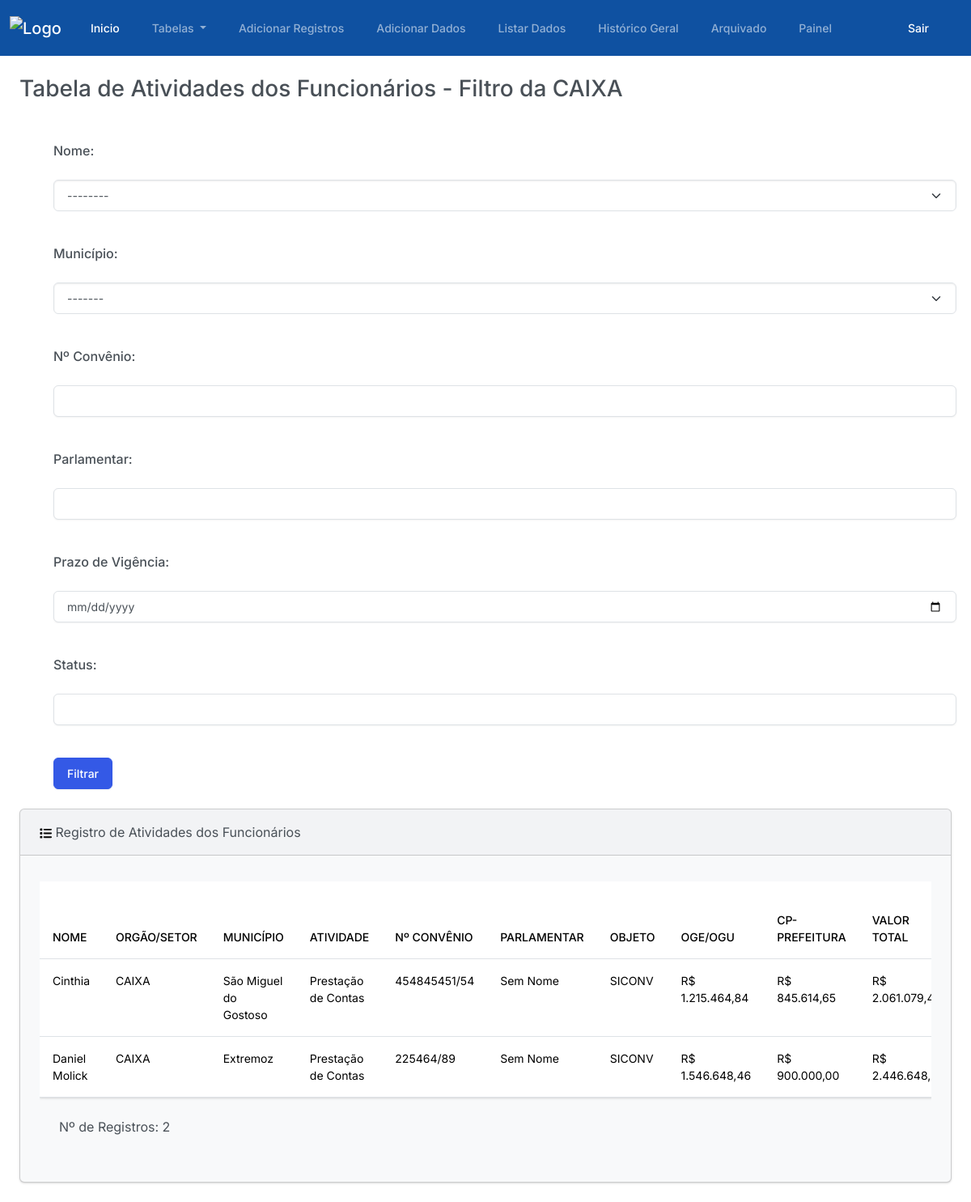
/tabela_filtrada_caixa/ (signed in), run on an earlier commit of the app's database.
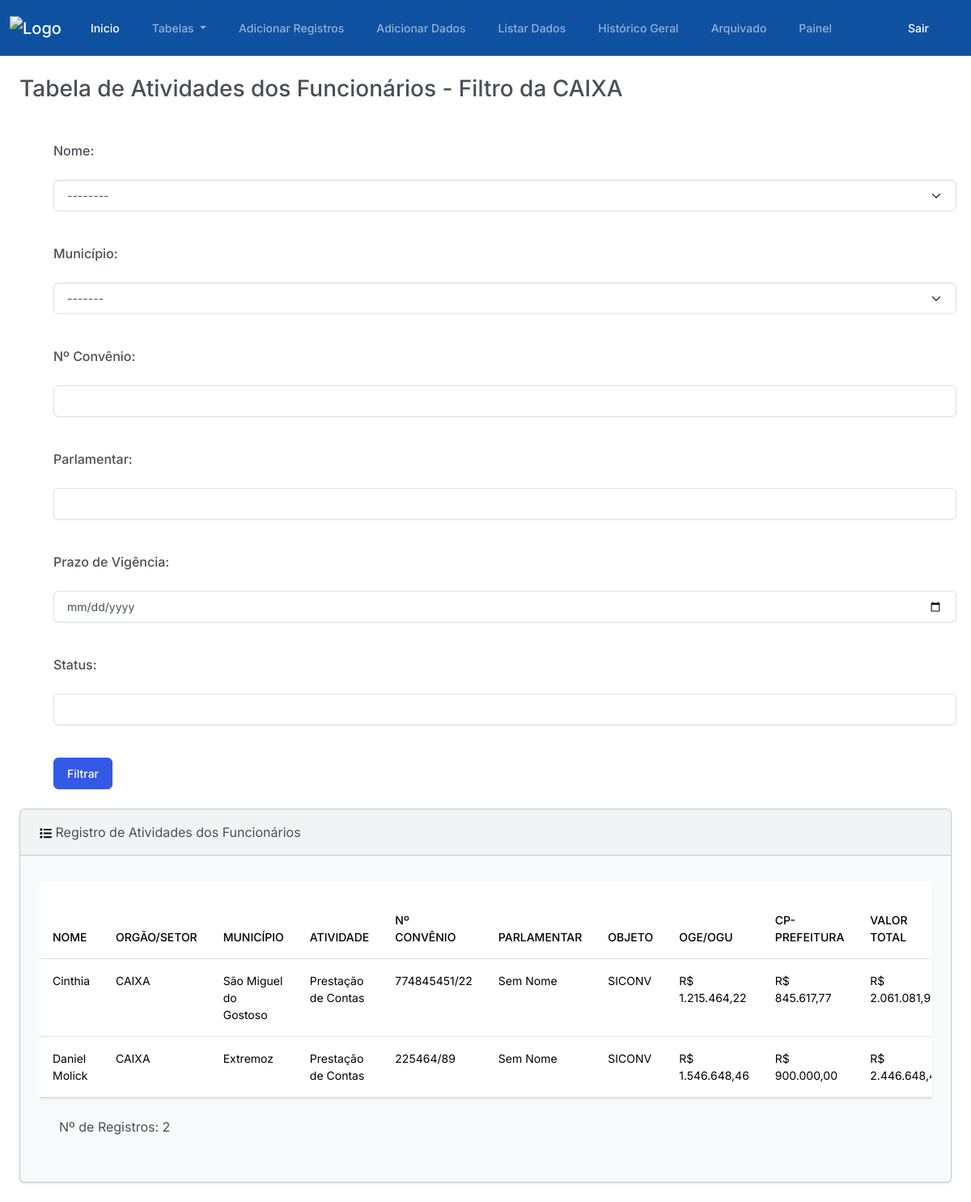
And on a later commit of the database.
### plataforma/models.py (models this page shows, shortened)
class RegistroFuncionarios(models.Model):
    class Meta:
        verbose_name_plural = "Registros da Tabela Geral"
    nome = models.ForeignKey(Nome, on_delete=models.CASCADE)
    orgao_setor = models.ForeignKey(Setor, on_delete=models.CASCADE)
    municipio = models.ForeignKey(Municipio, on_delete=models.CASCADE)
    atividade = models.ForeignKey(Atividade, on_delete=models.CASCADE)
    num_convenio = models.CharField(max_length=255)
    parlamentar = models.CharField(max_length=255)
    objeto = models.CharField(max_length=255)
    oge_ogu = models.DecimalField(max_digits=10, decimal_places=2)
    cp_prefeitura = models.DecimalField(max_digits=10, decimal_places=2)
    valor_liberado = models.DecimalField(max_digits=10, decimal_places=2, default=0)
    prazo_vigencia = models.DateField()
    situacao = models.CharField(max_length=255)
    providencia = models.CharField(max_length=255)
    status = models.CharField(max_length=20, choices=Status.choices, default=Status.NAO_INICIADO)
    data_recepcao = models.DateField()
    data_inicio = models.DateField(null=True, blank=True)
    documento_pendente = models.BooleanField(default=False)
    documento_cancelado = models.BooleanField(default=False)
    data_fim = models.DateField(null=True, blank=True)
    duracao_dias_uteis = models.IntegerField(default=0)
    def calcular_valores(self):
        valor_total = Decimal(str(self.oge_ogu)) + Decimal(str(self.cp_prefeitura))
        falta_liberar = Decimal(str(self.oge_ogu)) - Decimal(str(self.valor_liberado))
        return valor_total, falta_liberar
    def dia_trabalho_total(self):
        if not self.data_inicio or not self.data_fim:
            return 0
        if isinstance(self.data_inicio, str):
            self.data_inicio = datetime.strptime(self.data_inicio, "%Y-%m-%d").date()
        if isinstance(self.data_fim, str):
            self.data_fim = datetime.strptime(self.data_fim, "%Y-%m-%d").date()
        delta = self.data_fim - self.data_inicio
        dias_uteis = sum(1 for i in range(delta.days + 1) if (self.data_inicio + timedelta(days=i)).weekday() < 5)
        return dias_uteis

class Nome(models.Model):
    nome = models.CharField(max_length=255)

class Setor(models.Model):
    orgao_setor = models.CharField(max_length=255)

class Municipio(models.Model):
    municipio = models.CharField(max_length=255)

class Atividade(models.Model):
    atividade = models.CharField(max_length=255)

### plataforma/views.py (the view)
# urls.py: path('tabela_filtrada_caixa/', views.tabela_filtrada_caixa, name='tabela_filtrada_caixa'),
def tabela_filtrada_caixa(request):
    nomes = Nome.objects.all()
    orgaos_setores = Setor.objects.all()
    municipios = Municipio.objects.all()
    orgao_setor_caixa = Setor.objects.get(orgao_setor='CAIXA')
    nome_id = request.GET.get('nome')
    municipio_id = request.GET.get('municipio')
    num_convenio = request.GET.get('num_convenio')
    parlamentar = request.GET.get('parlamentar')
    prazo_vigencia = request.GET.get('prazo_vigencia')
    status = request.GET.get('status')
    registros_filtrados = RegistroFuncionarios.objects.filter(orgao_setor=orgao_setor_caixa)
    if nome_id:
        registros_filtrados = registros_filtrados.filter(nome__id=nome_id)
    if municipio_id:
        registros_filtrados = registros_filtrados.filter(municipio__id=municipio_id)
    if num_convenio:
        registros_filtrados = registros_filtrados.filter(num_convenio__icontains=num_convenio)
    if parlamentar:
        registros_filtrados = registros_filtrados.filter(parlamentar__icontains=parlamentar)
    if prazo_vigencia:
        registros_filtrados = registros_filtrados.filter(prazo_vigencia__icontains=prazo_vigencia)
    if status:
        registros_filtrados = registros_filtrados.filter(status__icontains=status)
    context = {
        'nomes': nomes,
        'orgaos_setores': orgaos_setores,
        'municipios': municipios,
        'registros_filtrados': registros_filtrados,
    }
    return render(request, 'tabela_filtrada_caixa.html', context)

### plataforma/templatetags/custom_filters.py (called while the page is built)
@register.filter(name='format_currency')
def format_currency(value):
    try:
        numeric_value = float(value)
        formatted_value = '{:,.2f}'.format(numeric_value)
        formatted_value = 'R$ ' + formatted_value.replace(',', 'v').replace('.', ',').replace('v', '.')
        return formatted_value
    except ValueError:
        return value

@register.filter(name='formatar_data')
def formatar_data(value):
    if isinstance(value, date):
        return value.strftime('%d/%m/%Y')
    else:
        data_obj = datetime.strptime(value, '%d de %B de %Y')
        return data_obj.strftime('%d/%m/%Y')

### plataforma/templates/tabela_filtrada_caixa.html (shortened to what the changed rows need)
{% extends "base.html" %}
{% load static %}
{% load humanize %}
{% load custom_filters %}
{% block container %}
  <div class="row">
    <div class="col-12">
      <div class="card bg-light ms-4 me-4 mb-4">
        <div class="card-body">
          <p class="card-text">
            <div class="table-container table-responsive">
              <table class='table table-hover'>
                <thead class="sticky-top">
                  <tr>
                    <th scope="col-fixed">NOME</th>
                    <th scope="col-fixed">ORGÃO/SETOR</th>
                    <th scope="col-fixed">MUNICÍPIO</th>
                    <th scope="col-fixed">ATIVIDADE</th>
                    <th scope="col-fixed">Nº CONVÊNIO</th>
                    <th scope="col-fixed">PARLAMENTAR</th>
                    <th scope="col-fixed">OBJETO</th>
                    <th scope="col-fixed">OGE/OGU</th>
                    <th scope="col-fixed">CP-PREFEITURA</th>
                    <th scope="col-fixed">VALOR TOTAL</th>
                  </tr>
                </thead>
                <tbody>
                  {% if registros_filtrados %}
                    {% for registro in registros_filtrados %}
                      <tr>
                        <td>{{ registro.nome.nome }}</td>
                        <td>{{ registro.orgao_setor.orgao_setor }}</td>
                        <td>{{ registro.municipio.municipio }}</td>
                        <td>{{ registro.atividade.atividade }}</td>
                        <td>{{ registro.num_convenio }}</td>
                        <td>{{ registro.parlamentar }}</td>
                        <td>{{ registro.objeto }}</td>
                        <td>{{ registro.oge_ogu|format_currency }}</td>
                        <td>{{ registro.cp_prefeitura|format_currency }}</td>
                        <td>{{ registro.calcular_valores.0|format_currency }}</td>
                      </tr>
                    {% endfor %}
                  {% else %}
                    <tr>
                      <td colspan="26">Nenhum registro encontrado.</td>
                    </tr>
                  {% endif %}
                </tbody>
              </table>
            </div>
          </p>
        </div>
      </div>
    </div>
  </div>
{% endblock container %}

What changed in the data, as far as the page shows it:
changed RegistroFuncionarios "Cinthia": num_convenio "454845451/54" → "774845451/22"; oge_ogu "R$ 1.215.464,84" → "R$ 1.215.464,22"; cp_prefeitura "R$ 845.614,65" → "R$ 845.617,77"
